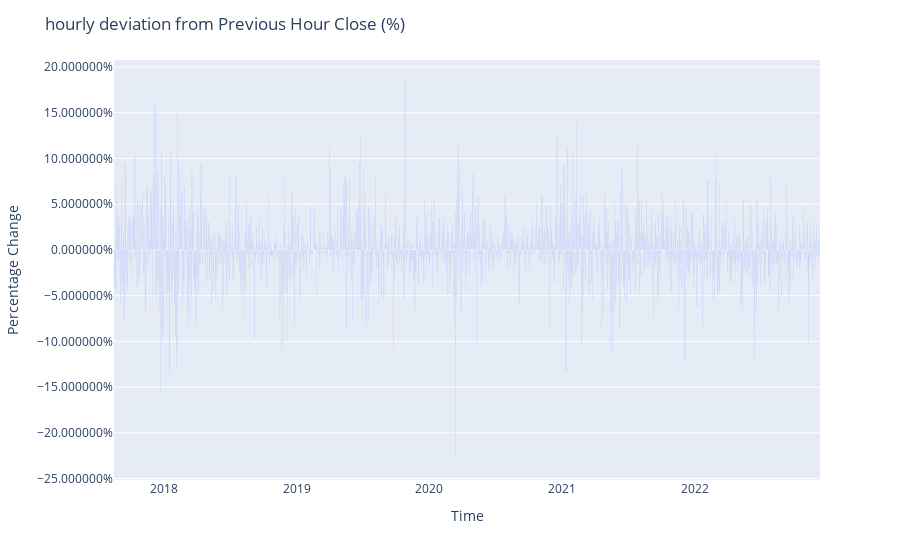

Notebook code for this chart:
### Markdown cell above
#### Price change - Daily from Previous Day

### Code cell
# the "MS" option specifies dailyfrequency by Start day
btc_daily= btc_df[["Close"]].resample("D").mean()
#btc_daily= btc_df["Close"][btc_df.index > "2022-01-01"].resample("D").mean()

# relative deviation from the overall mean
hourly_mean_diff = btc_daily.pct_change()

# Plot the change 
fig = px.bar(hourly_mean_diff)

fig.update_layout(
    yaxis_title="Percentage Change", 
    yaxis_tickformat = '%',
    xaxis_title="Time",
    title="hourly deviation from Previous Hour Close (%)",
    showlegend=False,
)
fig.show()

### Figure 1 — Plotly figure (JSON) as saved in the notebook; plotly's stock layout.template omitted (floating-point values rounded to 4 significant figures; data arrays with more than 128 entries replaced by an {"elided": "..."} marker saying what was removed)
{"data": [{"alignmentgroup": "True", "hovertemplate": "variable=Close<br>Close time=%{x}<br>value=%{y}<extra></extra>", "legendgroup": "Close", "marker": {"color": "#636efa"}, "name": "Close", "offsetgroup": "Close", "orientation": "v", "showlegend": true, "textposition": "auto", "type": "bar", "x": {"elided": "1942 str values"}, "xaxis": "x", "y": {"elided": "1942 float values"}, "yaxis": "y"}], "layout": {"barmode": "relative", "legend": {"title": {"text": "variable"}, "tracegroupgap": 0}, "margin": {"t": 60}, "showlegend": false, "title": {"text": "hourly deviation from Previous Hour Close (%)"}, "xaxis": {"anchor": "y", "domain": [0, 1], "title": {"text": "Time"}}, "yaxis": {"anchor": "x", "domain": [0, 1], "tickformat": "%", "title": {"text": "Percentage Change"}}}}
